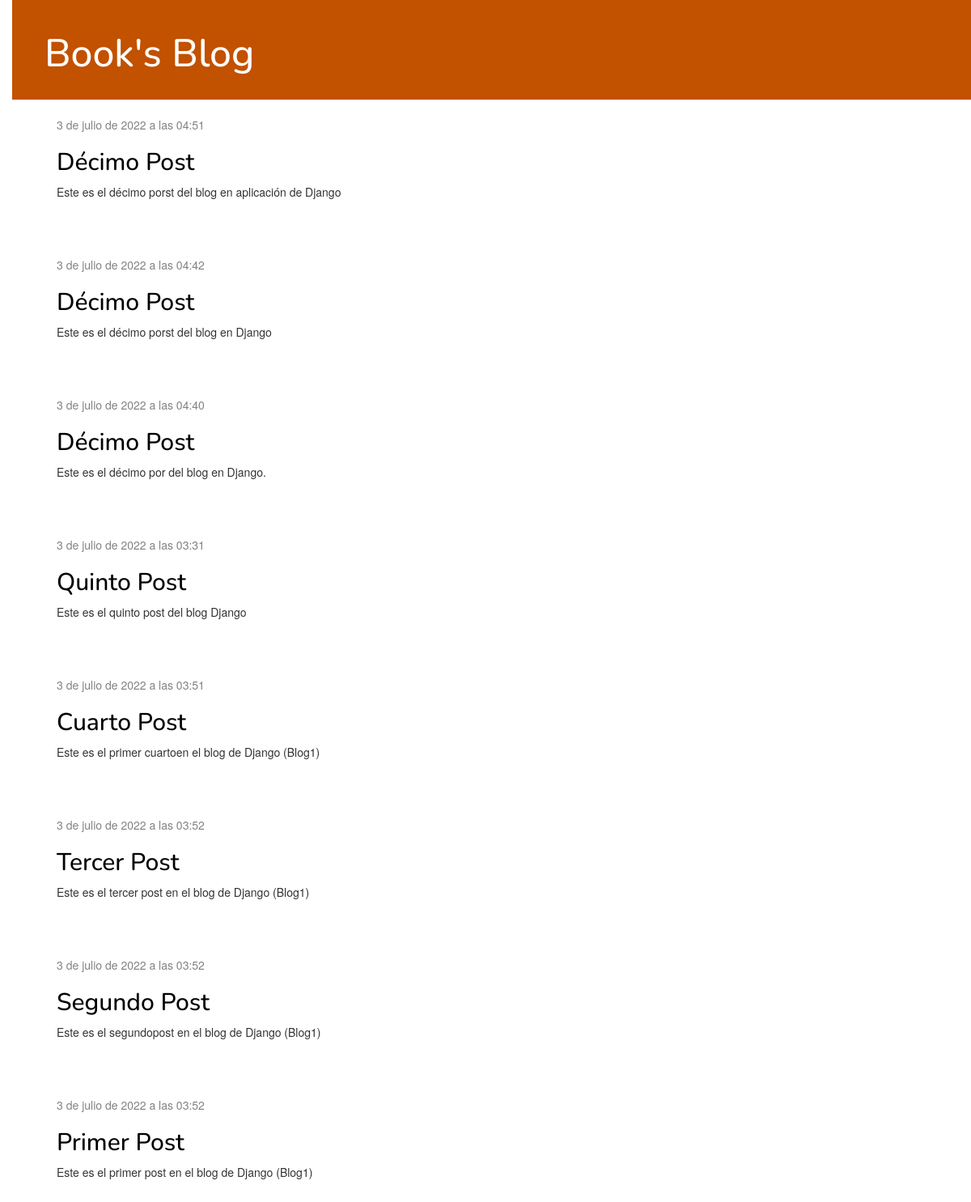
The page / on the database its author committed.
### blog1/models.py (models this page shows, shortened)
class Post(models.Model):
    author = models.ForeignKey(settings.AUTH_USER_MODEL, on_delete=models.CASCADE)
    title = models.CharField(max_length=200)
    text = models.TextField()
    created_date = models.DateTimeField(
            default=timezone.now)
    published_date = models.DateTimeField(
            blank=True, null=True)

### blog1/views.py (the view)
# urls.py: path('', views.post_list, name='post_list'),
def post_list(request):
    posts = Post.objects.order_by("-created_date")
    return render(request, 'blog/post_list.html', {'posts': posts})

### blog1/templates/blog/post_list.html
{% extends 'blog/base.html' %}
{% block content %}
    {% for post in posts %}
        <div class="post">
            <div class="date">
                {{ post.published_date }}
            </div>
            <h2><a href="{% url 'post_detail' pk=post.pk %}">{{ post.title }}</a></h2>
            <p>{{ post.text|linebreaksbr }}</p>
        </div>
    {% endfor %}
{% endblock %}

### blog1/templates/blog/base.html (shortened to what this page needs)
{% load static %}
<html>
    <head>
        <link rel="stylesheet" href="//maxcdn.bootstrapcdn.com/bootstrap/3.2.0/css/bootstrap.min.css">
        <link rel="stylesheet" href="//maxcdn.bootstrapcdn.com/bootstrap/3.2.0/css/bootstrap-theme.min.css">
        <link rel="stylesheet" href="{% static 'css/blog.css' %}">
    </head>
    <body>
        <div class="page-header">
            <h1><a href="/">Book's Blog</a></h1>
        </div>
        <div class="content container">
            <div class="row">
                <div class="col-md-8">
                {% block content %}
                {% endblock %}
                </div>
            </div>
        </div>
    </body>
</html>

### blog1/static/css/blog.css (style rules this page uses)
h1 a, h2 a { color: #C25100; font-family: 'Nunito', sans-serif; }
body { padding-left: 15px; }
.page-header { background-color: #C25100; margin-top: 0; padding: 20px 20px 20px 40px; }
.page-header h1, .page-header h1 a, .page-header h1 a:visited, .page-header h1 a:active { color: #ffffff; font-size: 36pt; text-decoration: none; }
.content { margin-left: 40px; }
h1, h2, h3, h4 { font-family: 'Lobster', cursive; }
.date { color: #828282; }
.post { margin-bottom: 70px; }
.post h2 a, .post h2 a:visited { color: #000000; }

### rows shown on the page
Post: published_date "3 de julio de 2022 a las 04:51", title "Décimo Post", text "Este es el décimo porst del blog en aplicación de Django"
Post: published_date "3 de julio de 2022 a las 04:42", title "Décimo Post", text "Este es el décimo porst del blog en Django"
Post: published_date "3 de julio de 2022 a las 04:40", title "Décimo Post", text "Este es el décimo por del blog en Django."
Post: published_date "3 de julio de 2022 a las 03:31", title "Quinto Post", text "Este es el quinto post del blog Django"
Post: published_date "3 de julio de 2022 a las 03:51", title "Cuarto Post", text "Este es el primer cuartoen el blog de Django (Blog1)"
Post: published_date "3 de julio de 2022 a las 03:52", title "Tercer Post", text "Este es el tercer post en el blog de Django (Blog1)"
Post: published_date "3 de julio de 2022 a las 03:52", title "Segundo Post", text "Este es el segundopost en el blog de Django (Blog1)"
Post: published_date "3 de julio de 2022 a las 03:52", title "Primer Post", text "Este es el primer post en el blog de Django (Blog1)"
